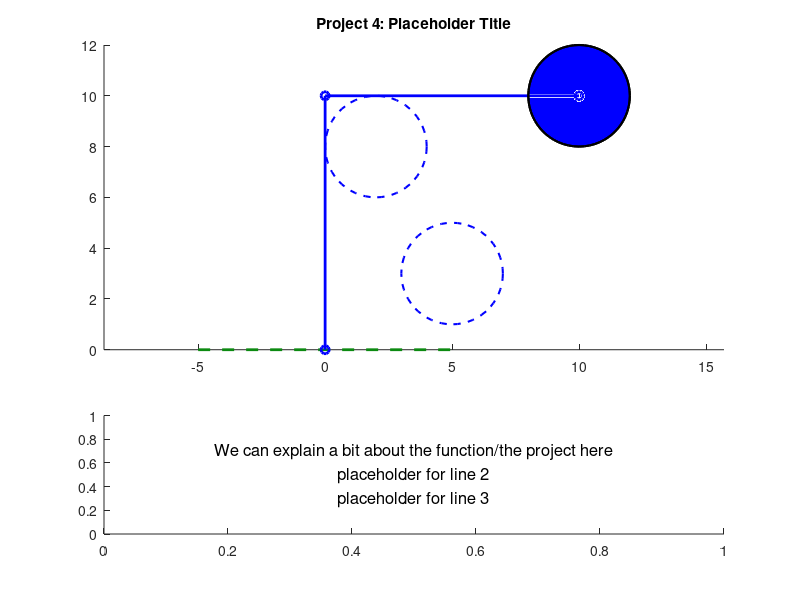

Write MATLAB code to recreate this figure. (Note: this script raises an error after producing the figure.)
function [] = mechanism_Beard_Hall(initX, initY, finalX, finalY, speed)
%% Function Description
%{
This function mechanism_Beard_Hall takes inputs ______ and animates a
hydraulic robotic claw arm that can move an object.


initX, initY: the initial x and y positions for the object to be moved
finalX, finalY: the position the object should be moved to.
speed: the animation speed, rads/s of ___(whatever we consider the base link)____
%}


close all %closes any windows that are open still

%mechanism_Beard_Hall(beta1, beta2, beta3, beta4, speed, L, R0)

% TODO remove before submission but these are placeholders so we can easily
% test
if nargin < 4
        initX = 2;
        initY = 8;
        finalX = 5;
        finalY = 3;
        speed = 2;
    end

%TODO 
%{ 
TODO: add a paragraph explaining how to use the program, a 2 explaining 
how to use the program, along with any relevant background, such as how you
decided on any constant parameters (e.g. "we measured the link lengths from
this bench press on campus; see attached photo"). You may want some parameters
(e.g. some link lengths) to be input by the user, but you could provide default 
values. You get to decide.

Grades based off of:
- originality
- technical difficulty
- execution
- clarity of animation and how to use it
- good documentation

=======

%}

%{
This is an open-ended design project that builds on the expertise you 
gained in the first two projects. The goal is to use Matlab to animate a 
compound mechanism, meaning a mechanism containing at least 2 closed kinematic chains. 
Simple examples include exercise mechanisms (squat press, bench press, shoulder press, elliptical trainer) such as those found in the outdoor fitness park behind the Olympic Oval. Each of these compound mechanisms has a mobility of one. Another example would be the front end loader mechanism on page 25 of the Lecture 1 slides, which has a mobility of 2. 

You can decide which inputs the user can specify and how they should specify these. 
For example, for the front end loader, the user could specify the starting 
bucket position and bucket angle and the final bucket position and angle, and the code could smoothly animate the mechanism's motion from the start to the finish and back, as well as plotting the displacement of the two control pistons versus time.

The header comment of the m-file should contain a paragraph or 2 explaining 
how to use the program, along with any relevant background, such as how you decided on any constant parameters (e.g. "we measured the link lengths from this bench press on campus; see attached photo"). You may want some parameters (e.g. some link lengths) to be input by the user, but you could provide default values. You get to decide.

The project grade will be based on originality, 
technical difficulty, execution, clarity 
(of the animation and its operation), and documentation. 
You will demonstrate and explain your project to the TA or instructor at a tutorial.

List of Topics and Sub-Modules for Project 4

%}

%=============================================================================
%% inputs and constraints

    % initX and initY, coordinates for the object to be moved from

    % finalX and finalY, coordinates for the object to be moved to

    % All coordinate inputs must fall within a semicircle with a radius of the arm's
    % maximum length, ie sum of hardcoded lengths for link 1 and link 2, and
    % both y coordinate inputs must be positive (might be a good idea to
    % have an offset equal to half the height of the movable object for
    % simple math)

%% plot elements:

    %{
    variable legend: 
    
    Given inputs: 
    initX, initY:   the initial x and y positions for the object to be moved
    finalX, finalY: the position the object should be moved to.
    speed:          the animation speed, rads/s of ___(whatever we consider the base link)____
    
        

    Defined within function:

    SCALAR  link1:  fixed length of link 1
    SCALAR  link2:  fixed length of link 2
    
    SCALAR  x0, y0: (fixed origin of link 1)
    

    ARRAY: x1, y1 (end of link 1, changing) 

    %}

% ground, both for the mechanism and maybe the lower limit of where the
% object can be moved to

% link 1, attached to ground

% link 2, attached to end of link 1, other end will be the bucket/claw/etc

% crank 1, input for link 1 angular position, slides along link 1 and is
% fixed to ground

% crank 2, input for link 2 angular position, slides along link 2 and is
% fixed to link 1

% movable object

% grabbing mechanism

% maybe some visual indicators of the initial and final positions (we could have pale dotted objects represent these positions and have the object itself in a brighter solid line colour)

%initialize fixed parameters
link1 = 10;
pst1Link1 = link1*0.25; %point where piston 1 attaches to link 1 mesaured along link 1
pst1Grnd = link1* 0.1; %point where piston 1 attaches to ground measured as distance from arm base
link2 = 10;
pst2Link2 = link2*0.25; %point where piston 2 attaches to link 2 measured along link 2
pst2Link1 = link1*0.1; %point where piston 2 attaches to link 1 measured backwards along link 1

maxReach = link1 + link2; %This length, as a diagonal, will be used to establish a square of acceptable coordinates?

%% Arrays containing default, initial, and final position data in that order
%% Hard coded defualt position assumes link 1 points straight up and link 2 
%% is at -pi/4 radians relative to positive x axis
%arrays for calulcations
link1Ang = [pi/2, 0, 0];
link2Ang = [-pi/4, 0, 0]; %Won't get plotted but needed for calculations
pst1Lgth = [sqrt(pst1Grnd^2+pst1Link1^2-2*pst1Grnd*pst1Link1*cos(link1Ang(1))),0,0];
pst2Lgth = [sqrt(pst2Link1^2+pst2Link2^2-2*pst2Link1*pst2Link2*cos(link2Ang(1))),0,0];
%Angles that need to given relative to x axis fro plotting
link2PLtAng = [-pi/4, 0, 0];
pst1PltAng = [asin((pst1Link1*sin(link1Ang(1)))/pst1Lgth(1)),0,0];
pst2PltAng = [(link1Ang(1) - asin((pst2Link2*sin(link2Ang(1)))/pst2Lgth(1))),0,0];

%% Arrays to be filled with frame specific angle or length data based on 
%% interpolation between values contained in the arrays above
link1AnimAng = []; %Corresponds to link1Ang
link2AnimAng = []; %Corresponds to link2PltAng
pst1AnimLgth = []; %Corresponds to pst1Lgth
pst2AnimLgth = []; %Corresponds to pst2Lgth
pst1AnimAng = []; %Corresponds to pst1PltAng
pst2AnimAng = []; %Corresponds to pst2PltAng

%% position states and motion

%the origin (fixed side of link 1)
x0 = 0;
y0 = 0;

%link 1 initial coordinates
x1(1) = x0; %TODO PLACEHOLDERS change to depend on angle
y1(1) = y0 + link1;

%link 2 coordinates
x2(1) = x1 + link2; %TODO PLACEHOLDERS change to depend on angle
y2(1) = y1;


% initial, moving free end of link 2 from default position to init
% coordinates specified by user

% final, moving links 1 and 2 such that the arm moves smoothly between init
% and final coordinates in a way that is physically possible

% return to default position, go from final position back to default
% position

%% Calculating initial and final position data (CURRENTLY FOR 1ST QUADRANT ONLY)
%% initial position
    %Convert init coordinates to a position vector
    iPosLgth = hypot(initX, initY);
    iPosAng = atan2(initX, initY);
    %Calculate link angles from triangle made with init position vector
    link1Ang(2) = acos((link1^2 + iPosLgth^2 - link2^2)/(2*link1*iPosLgth)) + iPosAng;
    link2Ang(2) = acos((link1^2 + link2^2 - iPosLgth^2)/(2*link1*link2));
    %Get the angle of link 2 relative to the positive x axis for plotting
    lnk2PltAng(2) = (link1Ang(2) - 180) + link2Ang(2);
    %Calculate piston lengths
    pst1Lgth(2) = sqrt(pst1Grnd^2+pst1Link1^2-2*pst1Grnd*pst1Link1*cos(link1Ang(2)));
    pst2Lgth(2) = sqrt(pst2Link1^2+pst2Link2^2-2*pst2Link1*pst2Link2*cos(link2Ang(2)));
    %Calculate piston angles for plotting
    pst1PltAng(2) = asin((pst1Link1*sin(link1Ang(2)))/pst1Lgth(2));
    pst2PltAng(2) = (link1Ang(2) - asin((pst2Link2*sin(link2Ang(2)))/pst2Lgth(2))); %relative to positive x axis

%% final position
    %Convert init coordinates to a position vector
    fPosLgth = hypot(finalX, finalY);
    fPosAng = atan2(finalX, finalY);
    %Calculate link angles from triangle made with init position vector
    link1Ang(3) = acos((link1^2 + fPosLgth^2 - link2^2)/(2*link1*fPosLgth)) + fPosAng;
    link2Ang(3) = acos((link1^2 + link2^2 - fPosLgth^2)/(2*link1*link2));
    %Get the angle of link 2 relative to the positive x axis for plotting
    link2PltAng(3) = (link1Ang(3) - 180) + link2Ang(3);
    %Calculate piston lengths
    pst1Lgth(3) = sqrt(pst1Grnd^2+pst1Link1^2-2*pst1Grnd*pst1Link1*cos(link1Ang(3)));
    pst2Lgth(3) = sqrt(pst2Link1^2+pst2Link2^2-2*pst2Link1*pst2Link2*cos(link2Ang(3)));
    %Calculate piston angles for plotting
    pst1PltAng(3) = asin((pst1Link1*sin(link1Ang(3)))/pst1Lgth(3));
    pst2PltAng(3) = (link1Ang(3) - asin((pst2Link2*sin(link2Ang(3)))/pst2Lgth(2))); %relative to positive x axis
  
%% CREATING STATE TRANSISITIONS BETWEEN LENGTHS AND ANGLES FOR THE PLOT
    %Default to initial
    %initial to final
    %final to default

    %% Possible constraints
%{
    1. Position of ends of link 1 and link 2 must always be in the first 2
    quadrants relative to the origin where link 1 attached to the ground
    2. Input angle for crank 1 must be between 0 and pi rads, while crank 2
    can rotate between 0 and 2 pi rads (one-way or both ways)
    3. Links will only move one at a time
%}

%All animation code will need to use variable size loops due to variable
%lengths of motion

%maybe have link 2 extend so possible arm positions create a rectangular
%field rather than a circular one?



% 


%moveable object parameters:
radius = 2; 

%params for current center position of the object TODO placeholder
objX(1) = x2(1);% TODO Change to be the actual current position of the object instead of placeholders
objY(1) = y2(1);%

obj_pos = [objX - radius, objY - radius, 2*radius, 2*radius];





%% Animations
% TODO: move code below this up only when variables are needed further up

%% Creating Figure
% figure('Position', [100, 100, 1200, 600]) %makes the empty figure for the animation
    clf %clears figure if this function is run multiple times in a row
    set(gcf, 'Color', '#D3E2E8'); %makes the background blue


ax1 = subplot(3, 1, [1 2]); %adds the plot, maybe leaving space for a text box at (2 1 2) that can explain ?
hold on %allows everything here to be added to same figure

title('Project 4: Placeholder Title');


axis equal % sets axes to equal

    % Initial frame
    
        %plot object handles
            ground = line([(x0 -5) (x0+5)],[0 0],'linewidth', 2,'color','#0C8A11', 'LineStyle', '--'); %plot object for ground, does not need updating per frame

            links = plot([x0 x1(1) x2(1)],[y0 y1(1) y2(1)],'-o','linewidth',2, 'Color', 'b'); %plot obejct for rocker arm, spans from p0-p3
            
            
            m_object = rectangle('Position', obj_pos,...
                 'Curvature', [1 1], 'FaceColor', 'b', 'EdgeColor', 'k', 'LineWidth', 1.5);
    


            % initial and final object positions: (should not move)
             init_object = rectangle('Position', [initX - radius, initY - radius, 2*radius, 2*radius],...
                 'Curvature', [1 1], 'FaceColor', 'w', 'EdgeColor', 'b', 'LineWidth', 1.5, 'LineStyle', '--');

             final_object = rectangle('Position', [finalX - radius, finalY - radius, 2*radius, 2*radius],...
                 'Curvature', [1 1], 'FaceColor', 'w', 'EdgeColor', 'b', 'LineWidth', 1.5, 'LineStyle', '--');

            
            % moveable object
            m_object = rectangle('Position', obj_pos,...
                 'Curvature', [1 1], 'FaceColor', 'b', 'EdgeColor', 'k', 'LineWidth', 1.5);


    

 ax2 = subplot(3, 1, 3); %text box


        str = {'We can explain a bit about the function/the project here',... ...
            'placeholder for line 2',...
            'placeholder for line 3',...
            };
        
        text(0.5, 0.5, str, ...
            'HorizontalAlignment', 'center', ...
            'VerticalAlignment', 'middle', ...
            'FontSize', 12);
                    
        hold off

                   

%% creating frames for animation 

    fps = 60; %frames per second [frames/second]
    rad_frame = speed / fps; %rads per frame, replaces astep
    theta2 = theta0:rad_frame:(n*2*pi)+theta0; %start:step:end notation, 0-3 full rotations, in steps of size astep      
    timestep = 1/fps; % fps inverted gives seconds per frame
    time = theta2 ./ speed; %ARRAY, (results in a time value in seconds for plotting angles)


%% Frame updates for both plots
     
    for n = 2:length(theta2)
        pause(timestep) %shows previous frame for timestep length
                
        %sets objects to next position
        %set(link4,'XData',[x0 x3(n)],'YData',[y0 y3(n)]);   %error in cases
        
  

    end %update end

end %function end
